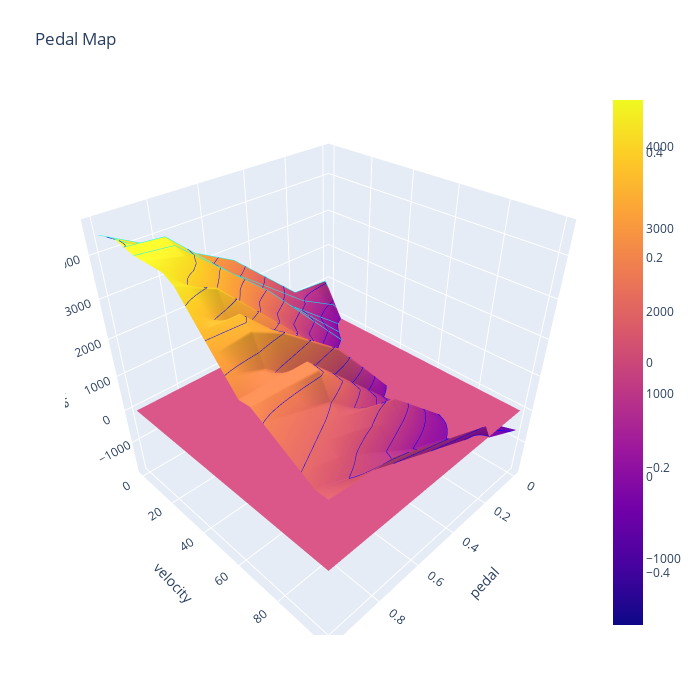

The notebook cell saved with this chart:
### Code cell
# # Download data set from plotly repo
# pts = np.loadtxt(np.DataSource().open('https://raw.githubusercontent.com/plotly/datasets/master/mesh_dataset.txt'))
# x, y, z = pts.T
# fig1 = go.Figure(data=[go.Mesh3d(x=x, y=y, z=z, color='lightpink', opacity=0.50)])
# fig1.show()

z0 = np.zeros(zr.shape)
figure4 = go.Figure(data=[
    go.Surface(
        contours = {
            "y": {"show": True, "start":0, "end":25, "size":5, "color":"cyan"},
            "z": {"show": True, "start":-3000, "end":4600, "size":500, "color":"blue"}
        },
        x=ped,
        y=vel,
        z=zr),
    go.Surface(x=x,y=y,z=z0)
]
)
# figure.update_traces(contours_z=dict(show=True, usecolormap=True,
#                                   highlightcolor="limegreen", project_z=True))
figure4.update_layout(title='Pedal Map', autosize=False,
                      scene=dict(
                          xaxis_title='pedal',
                          yaxis_title='velocity',
                          zaxis_title='torque'),
                      width=700, height=700,
                      margin=dict(l=65,r=50,b=65,t=90))
# figure0.add_trace(go.Surface(x=x,y=y,z=z0, surfacecolor=np.ones(z0.shape)))
figure4.show()

### Figure 1 — Plotly figure (JSON) as saved in the notebook; plotly's stock layout.template omitted (floating-point values rounded to 4 significant figures; data arrays with more than 128 entries replaced by an {"elided": "..."} marker saying what was removed)
{"data": [{"contours": {"y": {"color": "cyan", "end": 25, "show": true, "size": 5, "start": 0}, "z": {"color": "blue", "end": 4600, "show": true, "size": 500, "start": -3000}}, "type": "surface", "x": [0.0, 0.02, 0.04, 0.08, 0.12, 0.16, 0.2, 0.24, 0.28, 0.32, 0.38, 0.44, 0.5, 0.62, 0.74, 0.86, 1.0], "y": [0.0, 7.0, 10.0, 15.0, 20.0, 25.0, 30.0, 35.0, 40.0, 45.0, 50.0, 55.0, 60.0, 65.0, 70.0, 75.0, 80.0, 85.0, 90.0, 95.0, 100.0], "z": {"elided": "21x17 float values"}}, {"type": "surface", "x": ["0", "0.02", "0.04", "0.08", "0.12", "0.16", "0.2", "0.24", "0.28", "0.32", "0.38", "0.44", "0.5", "0.62", "0.74", "0.86", "1"], "y": [0, 7, 10, 15, 20, 25, 30, 35, 40, 45, 50, 55, 60, 65, 70, 75, 80, 85, 90, 95, 100], "z": {"elided": "21x17 float values"}}], "layout": {"autosize": false, "height": 700, "margin": {"b": 65, "l": 65, "r": 50, "t": 90}, "scene": {"xaxis": {"title": {"text": "pedal"}}, "yaxis": {"title": {"text": "velocity"}}, "zaxis": {"title": {"text": "torque"}}}, "title": {"text": "Pedal Map"}, "width": 700}}
